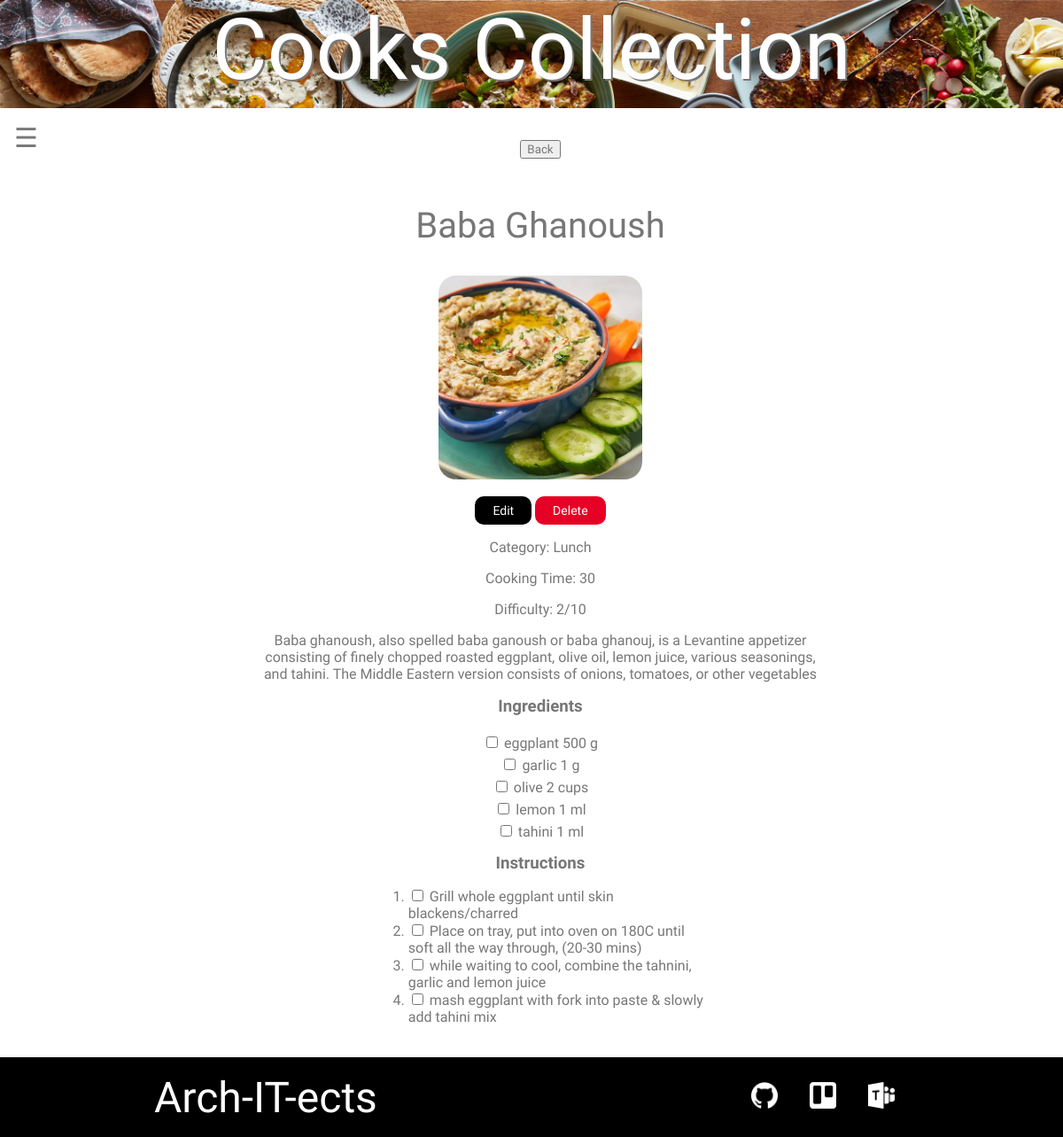
The page /view_recipe.php?id=69 on the database its author committed.
### tables this page shows
CREATE TABLE IF NOT EXISTS `recipes` (
  `id` int(11) NOT NULL AUTO_INCREMENT,
  `category` varchar(80) NOT NULL,
  `name` varchar(80) NOT NULL,
  `description` longtext NOT NULL,
  `time` int(11) NOT NULL,
  `diff` int(11) NOT NULL,
  `ingredients` longtext,
  `instructions` longtext,
  `image` longtext NOT NULL,
  PRIMARY KEY (`id`)
);

### view_recipe.php (the view, shortened to what this page needs)
<!DOCTYPE html>
<html>
<head>
    <link rel="stylesheet" href="CSS/styles.css">
</head>
<body>
    <header class="main-header">
        <h1 class="team-name team-name-large">Cooks Collection</h1>
    </header>
    <div id="main">
        <span class="sticky" style="font-size:30px;cursor:pointer" onclick="openNav()">&#9776;</span>
        <?php
        $id = $_GET['id'];
        include('./PHP/connection.php');
        $sql = 'SELECT * FROM recipes WHERE id=' . $id;
        $result = mysqli_query($con, $sql);
        $row = mysqli_fetch_array($result);
            $name = $row['name'];
            $description = $row['description'];
            $category = $row['category'];
            $time = $row['time'];
            $diff = $row['diff'];
            $ingredients = unserialize($row['ingredients']);
            $instructions = unserialize($row['instructions']);
            $image = $row['image'];
            echo '
                    <section class="content-section">
                        <div class="recipe-display">
                        <div id="del-' . $id . '" class="confirm">
                            <span onclick="document.getElementById(\'del-' . $id . '\').style.display=\'none\'" class="close" title="Close">×</span>
                                <form method="POST" action="PHP/delete.php?id=' . $id . '">
                                </form>
                                <button type="button" onclick="document.getElementById(\'del-' . $id . '\').style.display=\'none\'">Cancel</button>
                          </div>
                        <div class="recipe">
                        <button class="center" type="button" onclick="javascript:history.back()">Back</button>
                            <br>
                        <h2 class="section-header">' . $name . '</h2>
                            <a href="images/recipe_images/' . $image . '">
                                <div class="recipe-picture" style="background-image: url(images/recipe_images/' . $image . ');"></div></a>
                                <br>
                                <span class="modify-buttons">
                                <form method="POST" action="edit.php?id=' . $id . '">
                                          <input type="submit" value="Edit">
                                      </form>
                                <button  onclick="document.getElementById(\'del-' . $id . '\').style.display=\'block\'">Delete</button>
                                </span>
                                <div class="text-center">
                                <p>Category: ' . $category . '</p>
                                <p>Cooking Time: ' . $time . '</p>
                                <p>Difficulty: ' . $diff . '/10</p>
                                <p>' . $description . '</p>
                                ';
            if ($ingredients !== false) {
                echo '<h3>Ingredients</h3><div class="ingredient-container">';
                foreach ($ingredients as $ingredient) {
                    if (!empty($ingredient['name'])) {
                        echo '<span><input type="checkbox" />  ' .$ingredient['name'] . ' ' . $ingredient['amount'] . ' ' . $ingredient['unit'] . '</span>';
                    }
                }
                echo '</div>';
            }
            if ($instructions !== false) {
                echo '<h3>Instructions</h3><div class="recipe-instructions"><ol>';
                foreach ($instructions as $instruction) {
                    if (!empty($instruction['step'])) {
                        echo '<li><input type="checkbox" /> ' . $instruction['step'] . '</li>';
                    }
                }
                echo '</ol></div>';
            }
            echo " </div>";
        ?>
        </div>
    </div>
    </section>
    </div>
    <div class="clear"></div>
    <footer class="main-footer">
        <div class="container main-footer-container">
            <h3 class="team-name">Arch-IT-ects</h3>
            <ul class="nav footer-nav">
                <li><a href="https://github.com/S3913624/COSC2635-Project" target="blank"><img src="Images/Github_Logo.png"></a></li>
                <li><a href="https://trello.com/b/GCaH8adM/oua-sp1-2022-the-arch-it-ects" target="blank"><img src="Images/Trello_Logo.png"></a></li>
                <li><a href="https://teams.microsoft.com/l/team/19%3avBpYPZcjTf3SApKH2JYja066DpDA_lI-27kDuzStrEI1%40thread.tacv2/conversations?groupId=a51a27be-9bbc-4199-a5fe-942d6e4c7973&tenantId=d1323671-cdbe-4417-b4d4-bdb24b51316b" target="blank"><img src="Images/MSTeams_Logo.png"></a></li>
            </ul>
        </div>
    </footer>
</body>
</html>

### CSS/styles.css (style rules this page uses)
* { box-sizing: border-box; font-family: Raleway; color: #777; }
html, body { margin: 0; padding: 0; min-width: 450px; }
header { position: sticky; top: 0; }
h1 { text-align: center; }
h3 { margin: 0.5em; text-align: center; }
a { text-decoration: none; }
.center { display: block; margin: auto; text-align: center; }
.sticky { position: fixed; top: 1; }
.main-header { background-image: url("Images/Header_Background.jpg"); background-blend-mode: multiply; background-size: cover; padding-bottom: 10px; left: 0; right: 0; }
.team-name { text-align: center; max-width: 1046px; margin: auto; font-size: 3em; font-family: "Raleway"; font-weight: normal; color: white; transition: 0.5s; }
.team-name-large { font-size: 6em; text-shadow: 2px 2px #777; }
#main { transition: margin-left 0.5s; padding: 16px; min-width: 350px; }
.content-section { text-align: justify; width: 90%; margin: auto; }
.container { max-width: 900px; margin: 0 auto; padding: 0 1.5em; }
.section-header { font-family: "Raleway"; font-weight: normal; color: #777; text-align: center; font-size: 2.5em; }
.recipe-display .text-center { text-align: center; }
.recipe-instructions { margin: 0 20%; text-align: left; }
.ingredient-container { margin: 15px 20%; display: flex; flex-direction: column; }
.ingredient-container span { margin-top: 5px; }
.nav li { display: inline; }
.nav a { display: inline-block; padding: 0.5em; color: white; text-decoration: none; }
.main-footer { background-color: black; color: white; padding: 0.25em; position: fixed; width: 100%; bottom: 0; z-index: 1; }
.main-footer-container { display: flex; align-items: center; }
.main-footer-container ul { flex-grow: 1; text-align: end; }
.footer-nav li { padding: 0 0.5em; }
.footer-nav img { width: 30px; height: 30px; }
.clear { clear: both; height: 90px; }
.modify-buttons { display: block; margin: auto; text-align: center; }
.modify-buttons form { display: inline; margin: auto; text-align: center; }
.recipe-display { width: 60%; margin: auto; }
.recipe-display .recipe { width: 100%; margin: 20px 10px; }
.recipe-display .recipe .recipe-picture { border-radius: 20px; width: 230px; height: 230px; background-color: rgb(122, 122, 122); background-position: center; background-repeat: no-repeat; background-size: cover; margin: auto; }
input[type="submit" i] { background: #000; color: #fff; font-size: 14px; padding: 8px 20px; border-radius: 10px; border: none; cursor: pointer; }
.modify-buttons button { background: #e70026; color: #fff; font-size: 14px; padding: 8px 20px; border-radius: 10px; border: none; cursor: pointer; }

### rows shown on the page
recipes: name "Baba Ghanoush", image (picture), category "Lunch", time "30", diff "2", description "Baba ghanoush, also spelled baba ganoush or baba ghanouj, is a Levantine appetizer consisting of finely chopped roasted eggplant, olive oil, lemon juice, various seasonings, and tahini. The Middle Eastern version consists of onions, tomatoes, or other vegetables"

### other values the page prints
$ingredient['name'] "eggplant"
$ingredient['amount'] "500"
$ingredient['unit'] "g"
$ingredient['name'] "garlic"
$ingredient['amount'] "1"
$ingredient['name'] "olive"
$ingredient['amount'] "2"
$ingredient['unit'] "cups"
$ingredient['name'] "lemon"
$ingredient['unit'] "ml"
$ingredient['name'] "tahini"
$instruction['step'] "Grill whole eggplant until skin blackens/charred"
$instruction['step'] "Place on tray, put into oven on 180C until soft all the way through, (20-30 mins)"
$instruction['step'] "while waiting to cool, combine the tahnini, garlic and lemon juice"
$instruction['step'] "mash eggplant with fork into paste & slowly add tahini mix"
